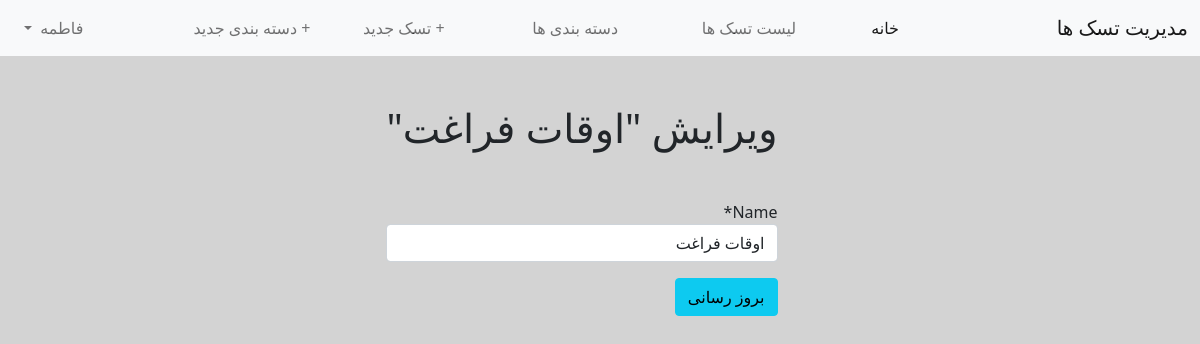
Page /todo/category/2/edit/ (signed in) on the earlier database version.
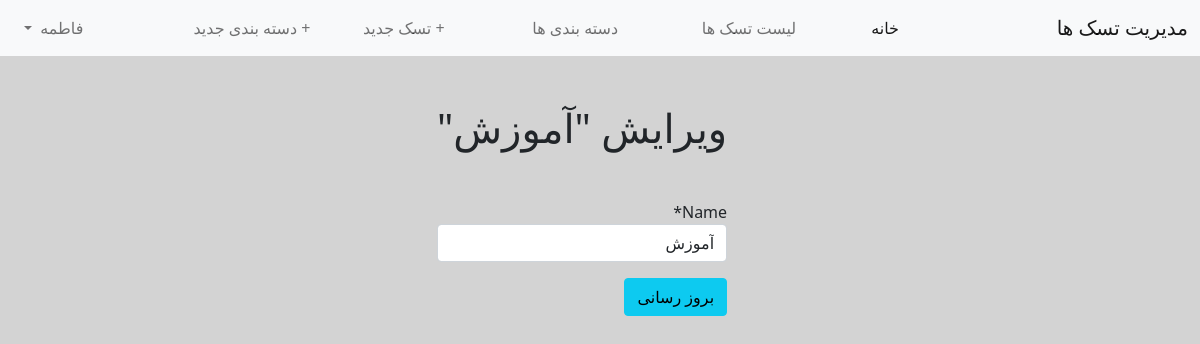
Same page on the later database version.
### todos/models.py (models this page shows, shortened)
class Category(models.Model):
    name = models.CharField(max_length=100)
    user = models.ForeignKey(get_user_model(), on_delete=models.CASCADE, related_name='user_categories')
    objects = CategoryManager()
    class Meta:
        constraints = [
            models.UniqueConstraint(fields=['name', 'user'], name='unique_group')
        ]

### todos/views.py (the view)
# urls.py: path('category/<int:pk>/edit/', CategoryUpdateView.as_view(), name='edit_ctg'),
class CategoryUpdateView(LoginRequiredMixin, UserPassesTestMixin, UpdateView):
    model = Category
    fields = ('name',)
    template_name = 'tasks/ctg_edit.html'
    success_url = reverse_lazy('categories')
    def test_func(self):
        obj = self.get_object()
        return obj.user == self.request.user

### templates/tasks/ctg_edit.html
{% extends 'base.html' %}
{% load crispy_forms_tags %}
{% block content %}
    <div class="container m-5 d-flex justify-content-center">
    <form action="" method="post">{% csrf_token %}
        <h1 class="mb-5">ویرایش "{{ object.name }}"</h1>
        {{ form|crispy }}
        <button class="btn btn-info ml-2 my-3" type="submit">بروز رسانی</button>
    </form>
    </div>
{% endblock content %}

Differences in the rows shown:
changed Category: name "اوقات فراغت" → "آموزش"
